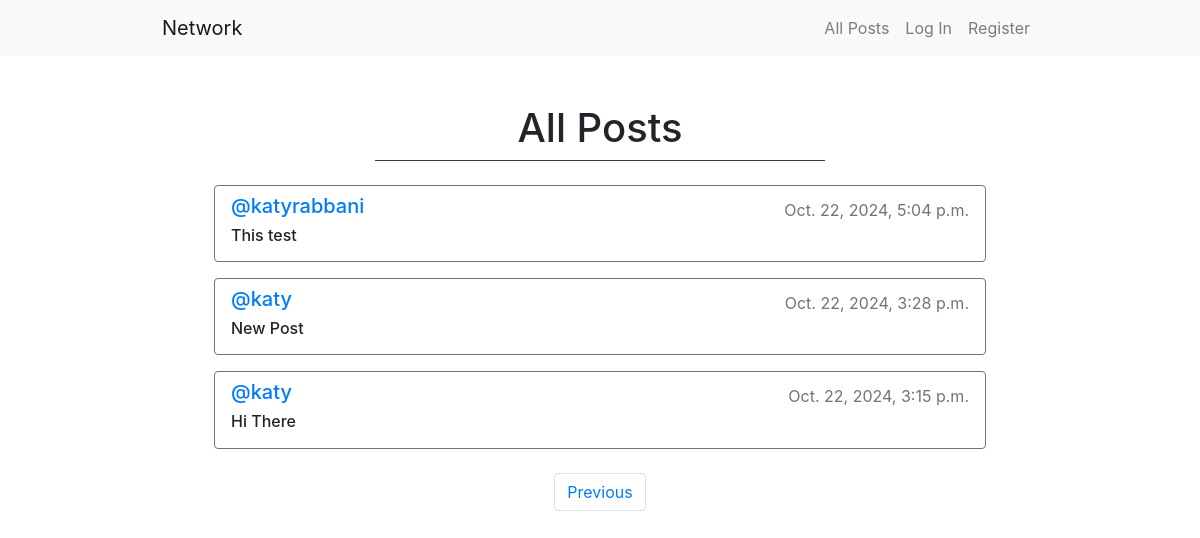
Screenshot of /?page=2 with the database file from the repository.
### network/models.py (models this page shows, shortened)
class Post(models.Model):
    content = models.CharField(max_length=140)
    user = models.ForeignKey(User, on_delete=models.CASCADE, related_name='author')
    date = models.DateTimeField(auto_now_add=True)

class User(AbstractUser):
    pass

### network/views.py (the view)
# urls.py: path("", views.index, name="index"),
def index(request):
    allPosts = Post.objects.all().order_by('id').reverse()
    paginator = Paginator(allPosts, 10)
    pageNumber = request.GET.get('page')
    postsPerPage = paginator.get_page(pageNumber)
    allLikes = Like.objects.all()
    whoYouLiked = []
    try:
        for like in allLikes:
            if like.user.id == request.user.id:
                whoYouLiked.append(like.post.id)
    except:
        whoYouLiked = []
    return render(request, "network/index.html", {
        "allPosts": allPosts,
        "postsPerPage": postsPerPage,
        "whoYouLiked": whoYouLiked
    })

### network/templates/network/index.html (shortened to what this page needs)
{% extends "network/layout.html" %}
{% block body %}
    <h1 class="text-center border-bottom border-dark w-50 m-auto pt-5 pb-2">
        All Posts
    </h1>
    <div class="d-flex flex-column m-3">
        {% for post in postsPerPage %}
            <div class="my-2 mx-5 py-2 px-3 border border-secondary rounded row flex-column justify-content-center">
                <div class="d-flex justify-content-between">
                    <h5>
                        <a href="{% url 'profile' user_id=post.user.id %}">
                            @{{ post.user }}
                        </a>
                    </h5>
                    <div class="d-flex justify-content-between align-items-center">
                        <p class="text-secondary mb-0">{{ post.date }}</p>
                    </div>
                </div>
                <h6 id="content_{{ post.id }}">{{ post.content }}</h6>
            </div>
        {% endfor %}
    </div>
    <nav aria-label="Page navigation example">
        <ul class="pagination justify-content-center">
            {% if postsPerPage.has_previous %}
                <li class="page-item">
                    <a class="page-link" href="?page={{ postsPerPage.previous_page_number }}">
                        Previous
                    </a>
                </li>
            {% endif %}
        </ul>
    </nav>
{% endblock %}

### rows the page displays
Post: user "katyrabbani", date "Oct. 22, 2024, 5:04 p.m.", content "This test"
Post: user "katy", date "Oct. 22, 2024, 3:28 p.m.", content "New Post"
Post: user "katy", date "Oct. 22, 2024, 3:15 p.m.", content "Hi There"
